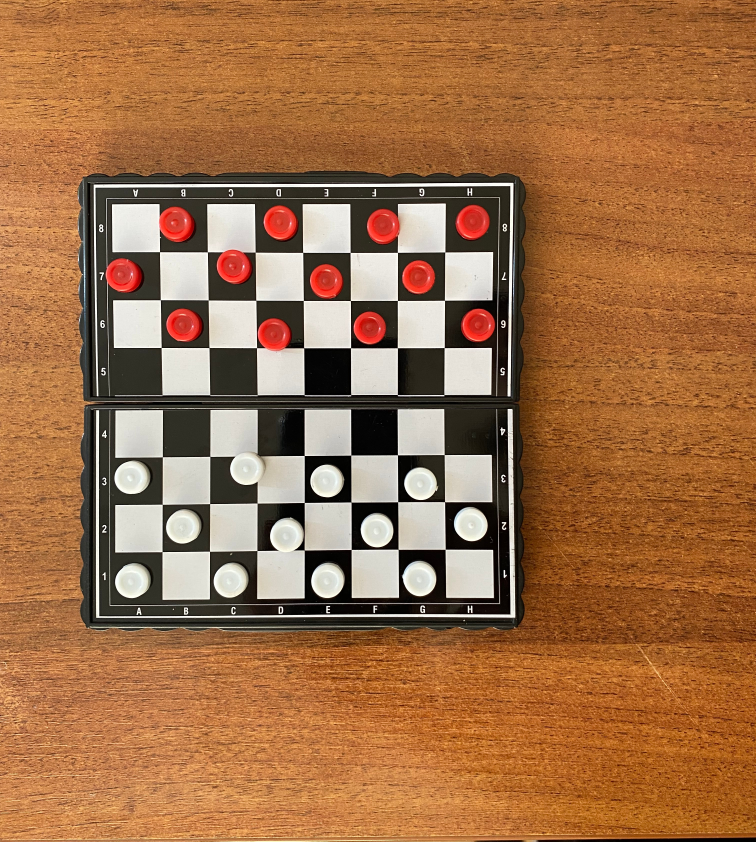
#> input picture tests/test_data/full.JPG, 3024 x 3366 px, found by its file name (shown at 1/4 size)
$ python field_detection.py
#> lines starting #> are read from the running program, lines starting #| are printed output that depends on the picture
import sys
import numpy as np
import cv2 as cv

sys.path.append("./src/detector") # TODO: How to Fix this? xdd

from board_detector import BoardDetector

TEST_DATA = "./tests/test_data"

img = cv.imread(f"{TEST_DATA}/full.JPG")
#> img is the input picture: shape (3366, 3024, 3); mean B, G, R 71.1, 110.7, 160
img = cv.resize(img, None, fx=0.4, fy=0.4, interpolation = cv.INTER_CUBIC)
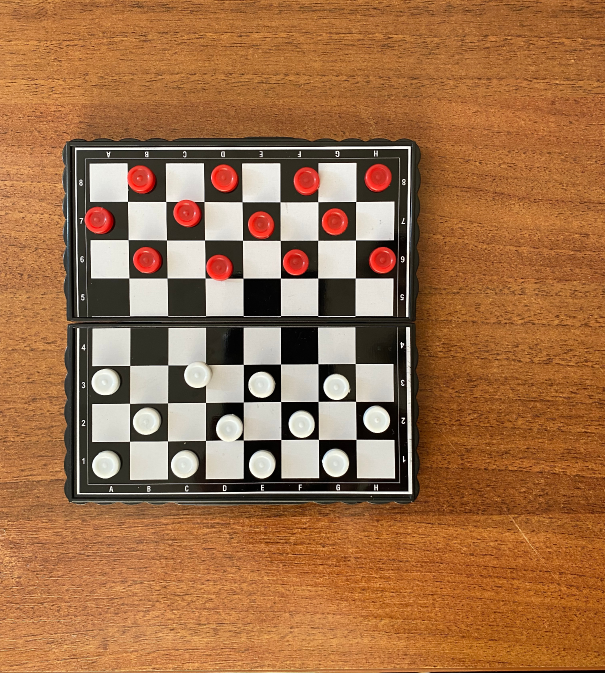
#> img: shape (1346, 1210, 3) (shown at 1/2 size); mean B, G, R 71.1, 110.6, 159.9

#> (the run stopped early here; a loop or call above may not have finished)
